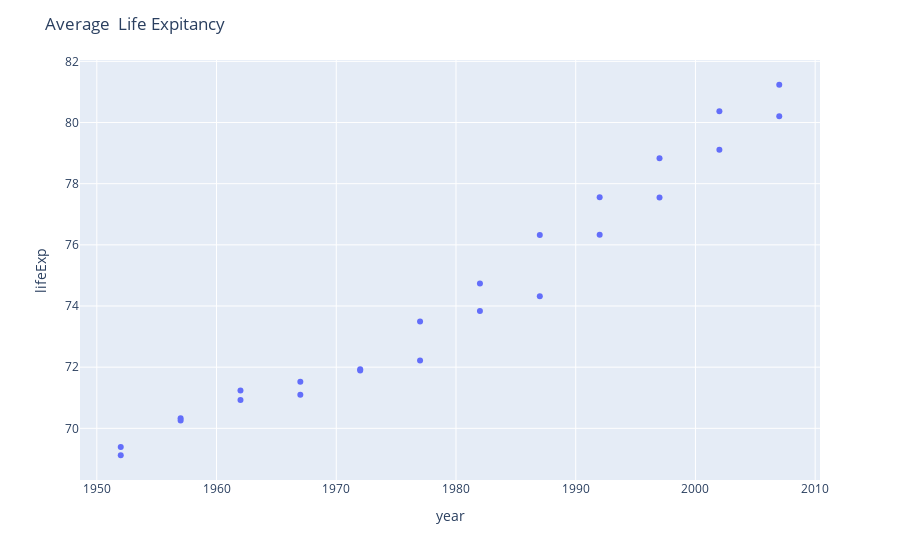

Write notebook code for a chart like this one.
### Code cell
fig.update_traces(mode = "markers")

### Figure 1 — Plotly figure (JSON) as saved in the notebook; plotly's stock layout.template omitted (floating-point values rounded to 4 significant figures)
{"data": [{"hovertemplate": "year=%{x}<br>lifeExp=%{y}<extra></extra>", "legendgroup": "", "line": {"color": "#636efa", "dash": "solid"}, "marker": {"symbol": "circle"}, "mode": "markers", "name": "", "orientation": "v", "showlegend": false, "type": "scatter", "x": [1952, 1957, 1962, 1967, 1972, 1977, 1982, 1987, 1992, 1997, 2002, 2007, 1952, 1957, 1962, 1967, 1972, 1977, 1982, 1987, 1992, 1997, 2002, 2007], "xaxis": "x", "y": [69.12, 70.33, 70.93, 71.1, 71.93, 73.49, 74.74, 76.32, 77.56, 78.83, 80.37, 81.23, 69.39, 70.26, 71.24, 71.52, 71.89, 72.22, 73.84, 74.32, 76.33, 77.55, 79.11, 80.2], "yaxis": "y"}], "layout": {"legend": {"tracegroupgap": 0, "x": 0.01, "xanchor": "left", "y": 0.95, "yanchor": "top"}, "margin": {"t": 60}, "title": {"text": "Average  Life Expitancy"}, "xaxis": {"anchor": "y", "domain": [0, 1], "title": {"text": "year"}}, "yaxis": {"anchor": "x", "domain": [0, 1], "title": {"text": "lifeExp"}}}}
